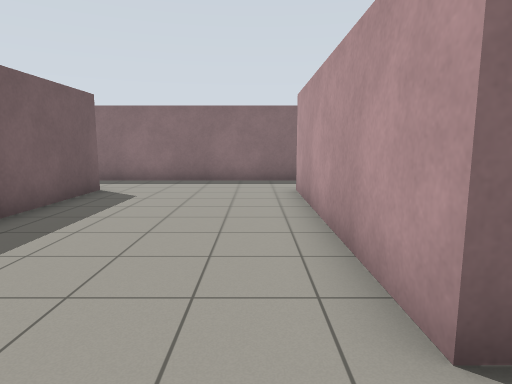
view 1 (above)

24 first-person views from a walk through a robot-simulator world made for Gazebo. The camera is 1.2 m above the floor, tilts 8° down and sees 75° across. The floor is counted in squares, 1 m on a side. Each view is taken from the middle of a square. On the plan, view 1 faces up. The plan holds only what a view shows up to about 13 squares ahead; the rest is blank. The place goes on beyond the plan.

view 2
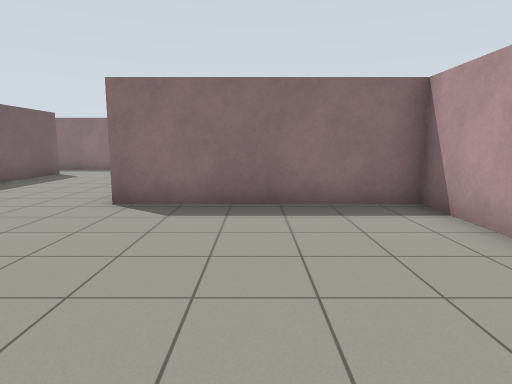

view 3
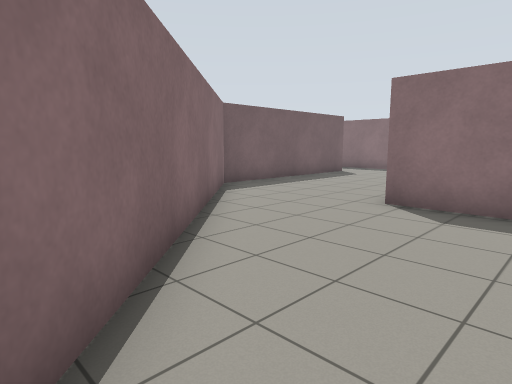

view 4
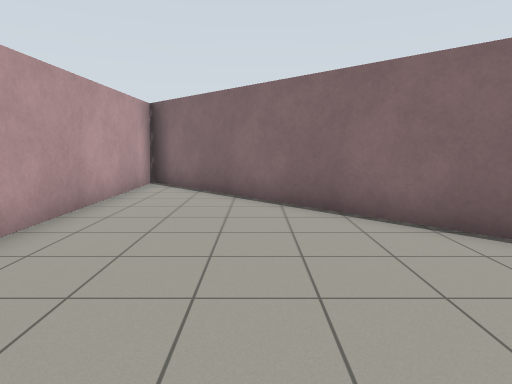

view 5
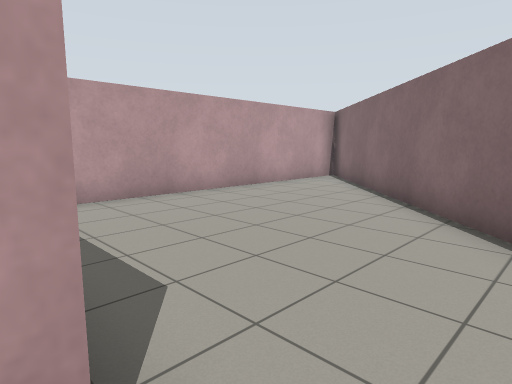

view 6
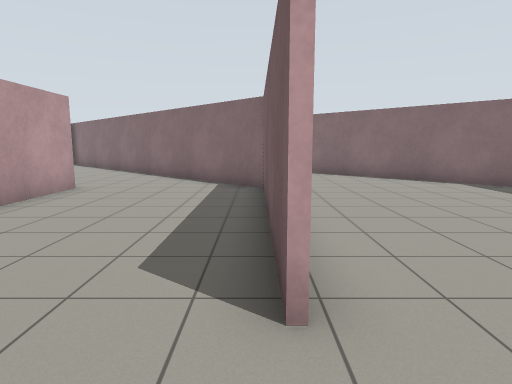

view 7
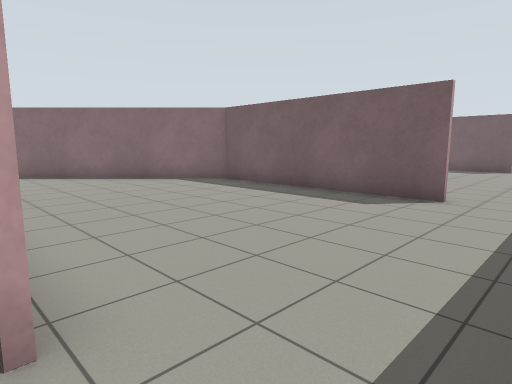

view 8
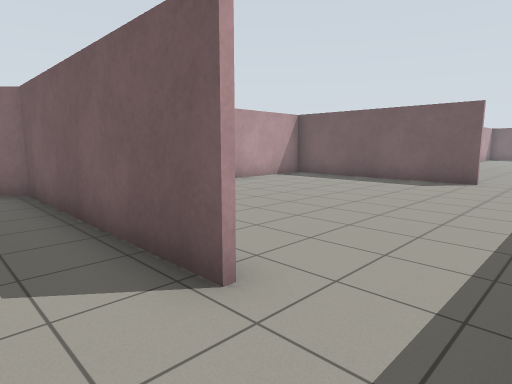

view 9
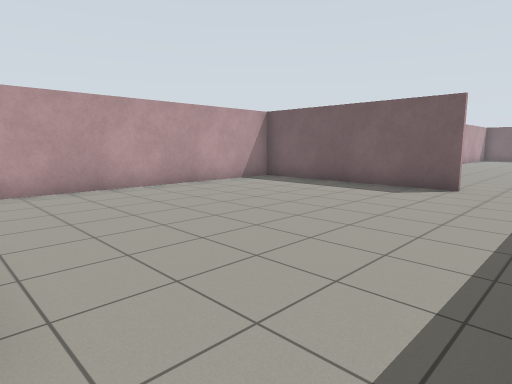

view 10
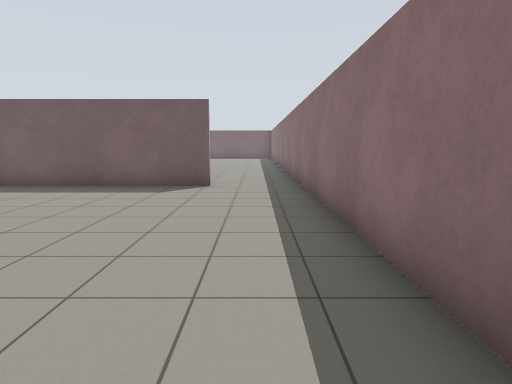

view 11
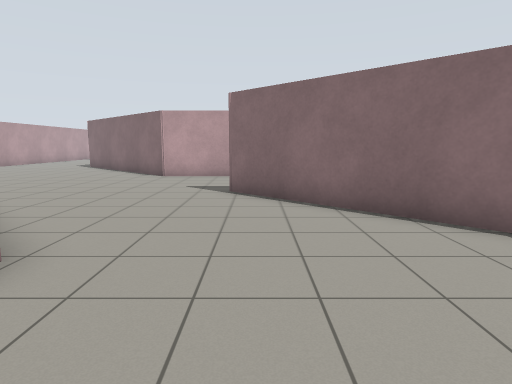

view 12
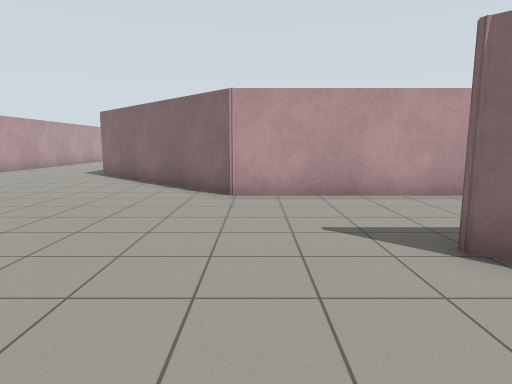

view 13
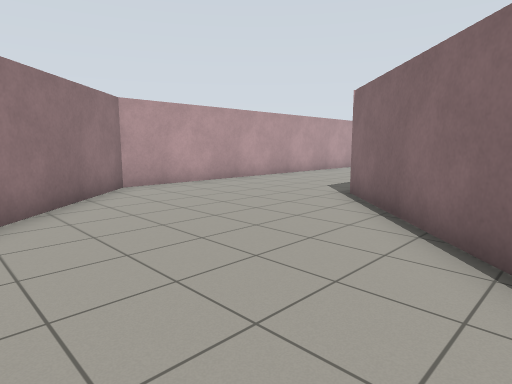

view 14
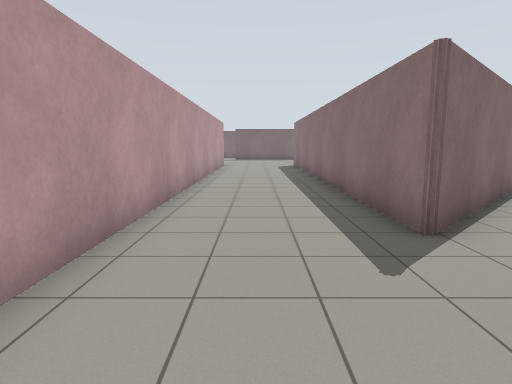

view 15
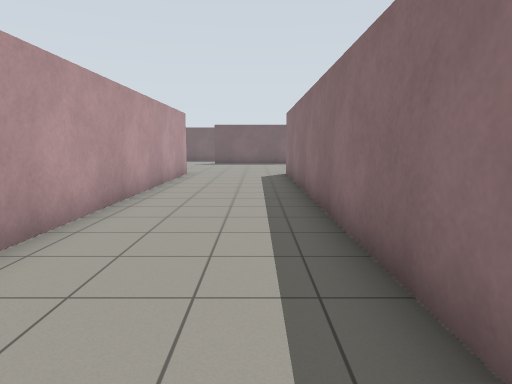

view 16
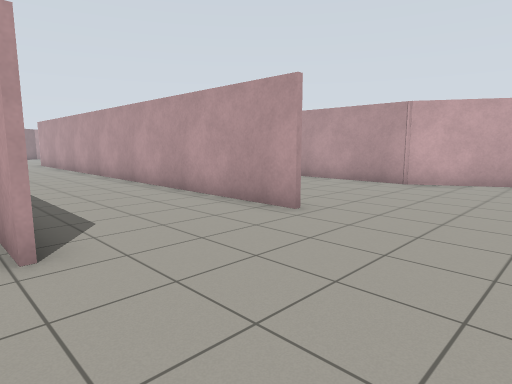

view 17
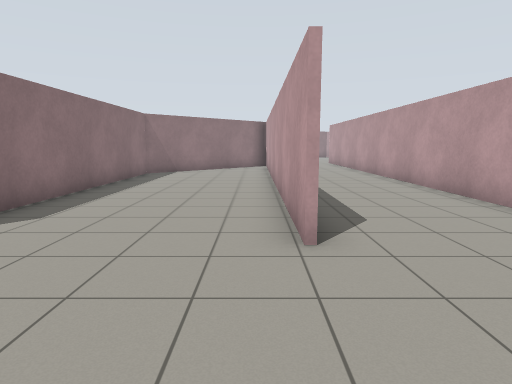

view 18
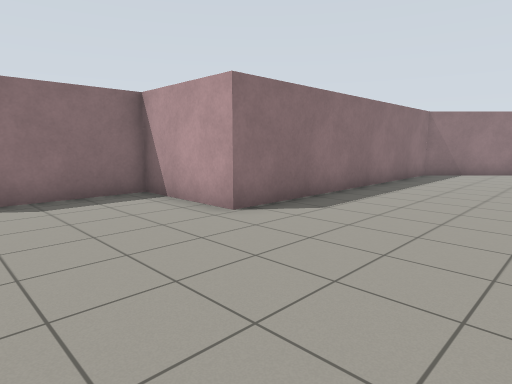

view 19
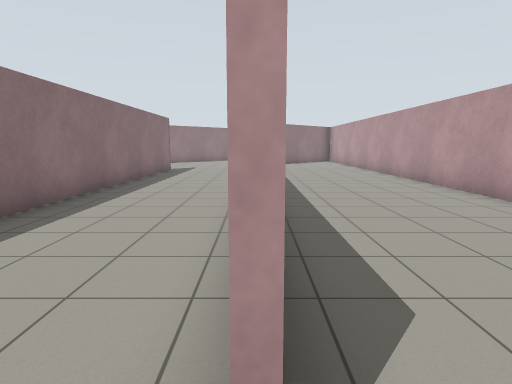

view 20
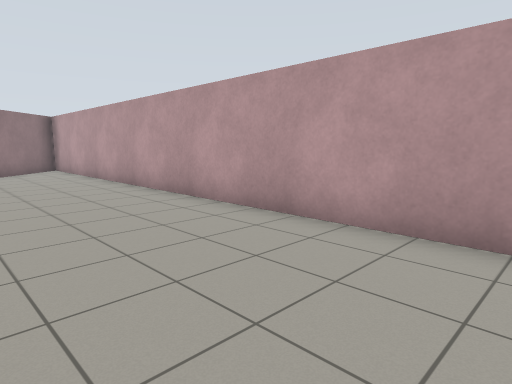

view 21
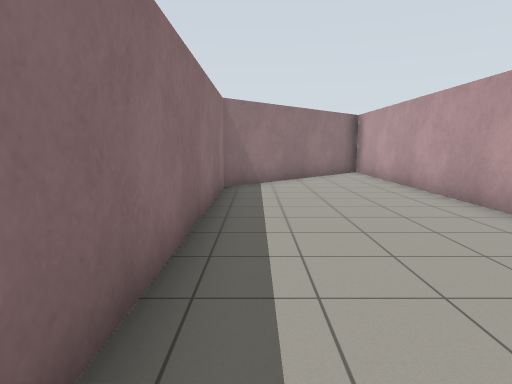

view 22
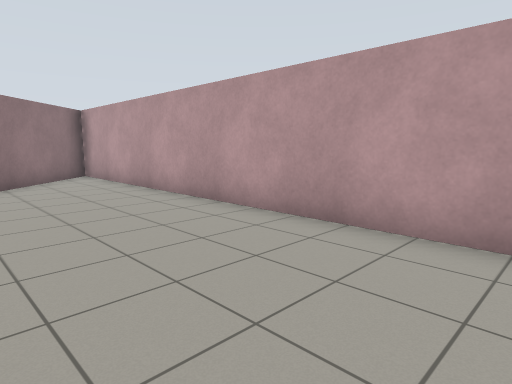

view 23
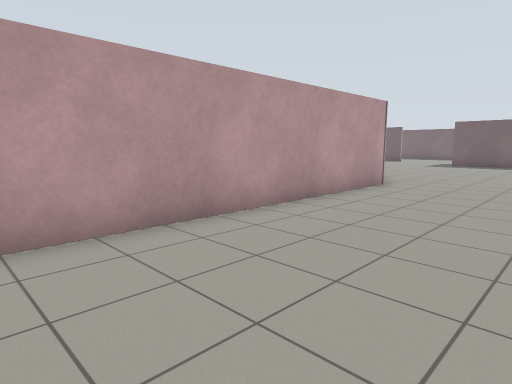

view 24
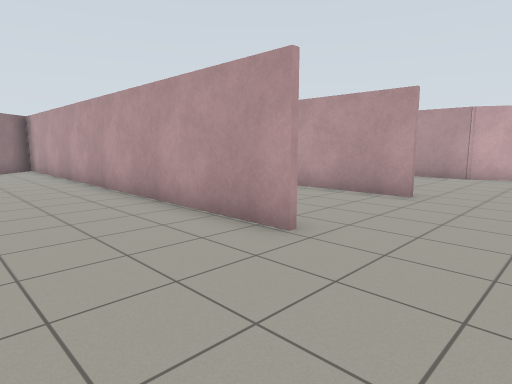

### Floor plan
Points are (right, up) in squares from view 1. A wall is a line through its corners. A room is listed if a view was taken in it or the views show most of it. See-through windows are left out.
Room 1 (views 1, 2, 3, 4, 5)
walls: (-2.1, -0.3) (7.4, -9.8); (7.3, -9) (7.3, 1.7) (1.1, 1.7)
ways out: opening at (-0.3, 1) to room 2
Room 2 (views 6, 7, 8, 9, 10, 11, 12, 13, 14, 15, 16, 17, 18, 19, 20, 21, 22, 23, 24)
walls: (-11.7, 1.7) (-6.2, -3.7) (-21, -3.7); (-11.7, 9) (-11.7, 1.7) (-22, 1.7) (-22, 5.1) (-25, 5.1); (-21.5, 1.8) (-13.1, 1.8); (-22.1, -3.6) (-9.9, -3.6); (-4.2, 9) (-4.2, 1.8) (-2.1, -0.3); (1.1, 1.7) (1.1, 8.9); (-13.6, 11.4) (-25.1, 11.4); (-22.2, -7.9) (-3.4, -7.9) (2.2, -13.6); (-21.8, 8.8) (-21.8, 2.1); (1.5, 11.4) (-5.4, 11.4); (1.9, -13.5) (-3.5, -8.1) (-12, -8.1); (-24.5, -14.9) (-22, -13.5) (2.3, -13.5); (7.3, -10) (4.1, -6.7); (7.3, -15.4) (7.3, -9)
ways out: opening at (-0.3, 1) to room 1

Where each view was taken, in squares from view 1:
view 1: 0 up, 0 right, facing up
view 2: 5 down, 4 right, facing up
view 3: 5 down, 4 right, facing up-left
view 4: 1 up, 4 right, facing down
view 5: 2 up, 0 right, facing down-right
view 6: 11 up, 4 left, facing down
view 7: 11 up, 4 left, facing down-left
view 8: 11 up, 10 left, facing down-left
view 9: 11 up, 12 left, facing down-left
view 10: 10 up, 12 left, facing left
view 11: 5 up, 7 left, facing down
view 12: 0 up, 4 left, facing down
view 13: 6 down, 2 left, facing down-right
view 14: 6 down, 2 left, facing left
view 15: 5 down, 8 left, facing left
view 16: 3 down, 26 left, facing down-right
view 17: 3 down, 26 left, facing right
view 18: 3 down, 26 left, facing up-right
view 19: 8 down, 23 left, facing right
view 20: 9 down, 16 left, facing down-right
view 21: 9 down, 13 left, facing right
view 22: 9 down, 12 left, facing down-right
view 23: 9 down, 12 left, facing down-left
view 24: 0 up, 25 left, facing down-right
